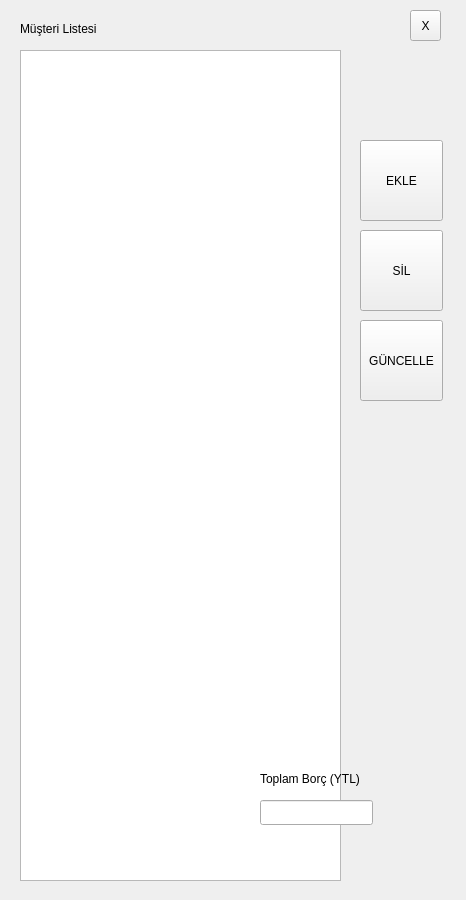
<?xml version="1.0" encoding="UTF-8"?>
<ui version="4.0">
 <class>MusteriListesi</class>
 <widget class="QWidget" name="MusteriListesi">
  <property name="geometry">
   <rect>
    <x>0</x>
    <y>0</y>
    <width>466</width>
    <height>900</height>
   </rect>
  </property>
  <property name="windowTitle">
   <string>Form</string>
  </property>
  <widget class="QPushButton" name="btnMLGuncelle">
   <property name="geometry">
    <rect>
     <x>360</x>
     <y>320</y>
     <width>83</width>
     <height>81</height>
    </rect>
   </property>
   <property name="text">
    <string>GÜNCELLE</string>
   </property>
  </widget>
  <widget class="QPushButton" name="btnMLSil">
   <property name="geometry">
    <rect>
     <x>360</x>
     <y>230</y>
     <width>83</width>
     <height>81</height>
    </rect>
   </property>
   <property name="text">
    <string>SİL</string>
   </property>
  </widget>
  <widget class="QLabel" name="lblMusteriListesi">
   <property name="geometry">
    <rect>
     <x>20</x>
     <y>20</y>
     <width>161</width>
     <height>17</height>
    </rect>
   </property>
   <property name="text">
    <string>Müşteri Listesi</string>
   </property>
  </widget>
  <widget class="QTableWidget" name="tblMusteriListesi">
   <property name="geometry">
    <rect>
     <x>20</x>
     <y>50</y>
     <width>321</width>
     <height>831</height>
    </rect>
   </property>
  </widget>
  <widget class="QPushButton" name="btnEkle">
   <property name="geometry">
    <rect>
     <x>360</x>
     <y>140</y>
     <width>83</width>
     <height>81</height>
    </rect>
   </property>
   <property name="text">
    <string>EKLE</string>
   </property>
  </widget>
  <widget class="QToolButton" name="btnClose">
   <property name="geometry">
    <rect>
     <x>410</x>
     <y>10</y>
     <width>31</width>
     <height>31</height>
    </rect>
   </property>
   <property name="text">
    <string>X</string>
   </property>
  </widget>
  <widget class="QLabel" name="lblToplam">
   <property name="geometry">
    <rect>
     <x>260</x>
     <y>770</y>
     <width>181</width>
     <height>17</height>
    </rect>
   </property>
   <property name="text">
    <string>Toplam Borç (YTL)</string>
   </property>
  </widget>
  <widget class="QLineEdit" name="txtToplam">
   <property name="geometry">
    <rect>
     <x>260</x>
     <y>800</y>
     <width>113</width>
     <height>25</height>
    </rect>
   </property>
  </widget>
 </widget>
 <resources/>
 <connections/>
</ui>
